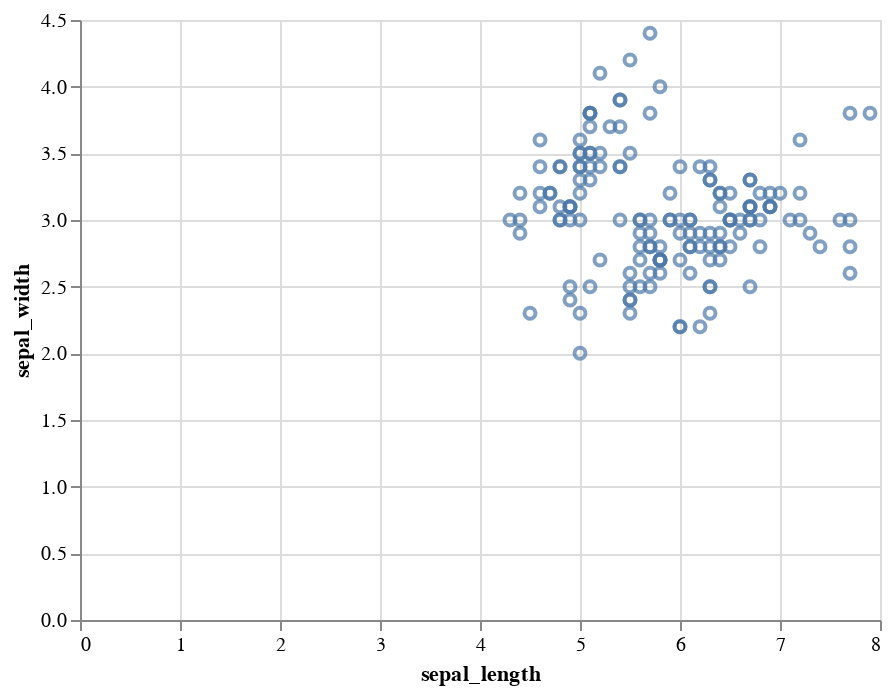

Source (notebook cell):
### Code cell
alt.Chart(iris).mark_point().encode(
    x= "sepal_length",
    y = "sepal_width"
    )

### Figure 1 — Vega-Lite specification as saved in the notebook (floating-point values rounded to 4 significant figures; data arrays with more than 128 entries replaced by an {"elided": "..."} marker saying what was removed)
{"config": {"view": {"continuousWidth": 400, "continuousHeight": 300}}, "data": {"name": "data-55d68bef01494dfb0cf7e3a0f8ee0f5a"}, "mark": "point", "encoding": {"x": {"field": "sepal_length", "type": "quantitative"}, "y": {"field": "sepal_width", "type": "quantitative"}}, "$schema": "https://vega.github.io/schema/vega-lite/v4.17.0.json", "datasets": {"data-55d68bef01494dfb0cf7e3a0f8ee0f5a": {"elided": "150 records"}}}
